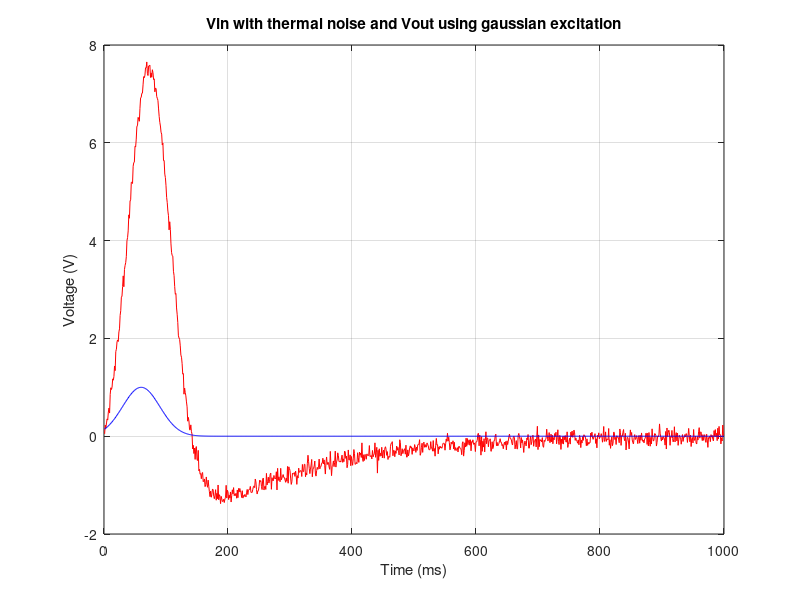
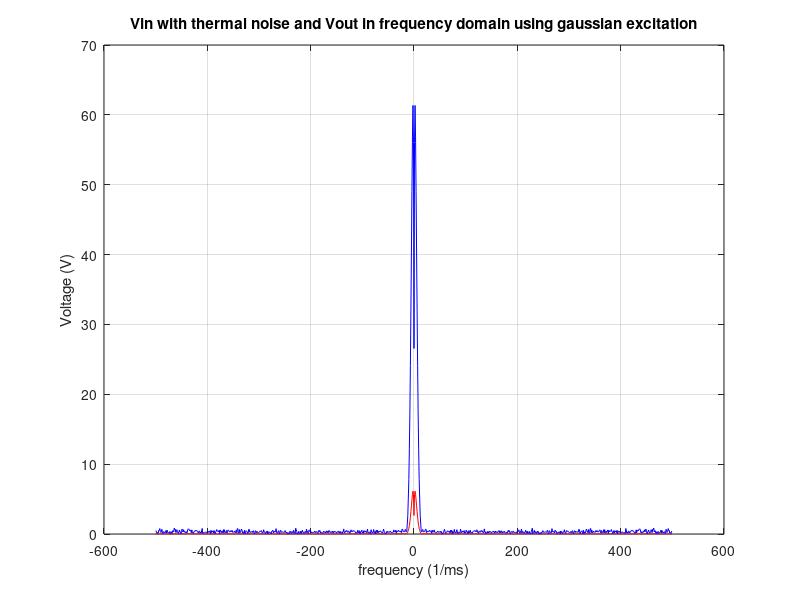
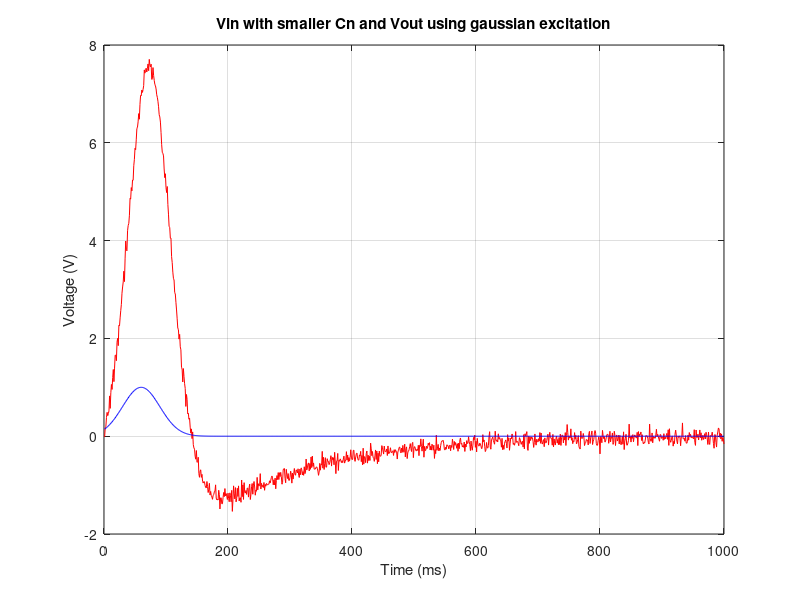
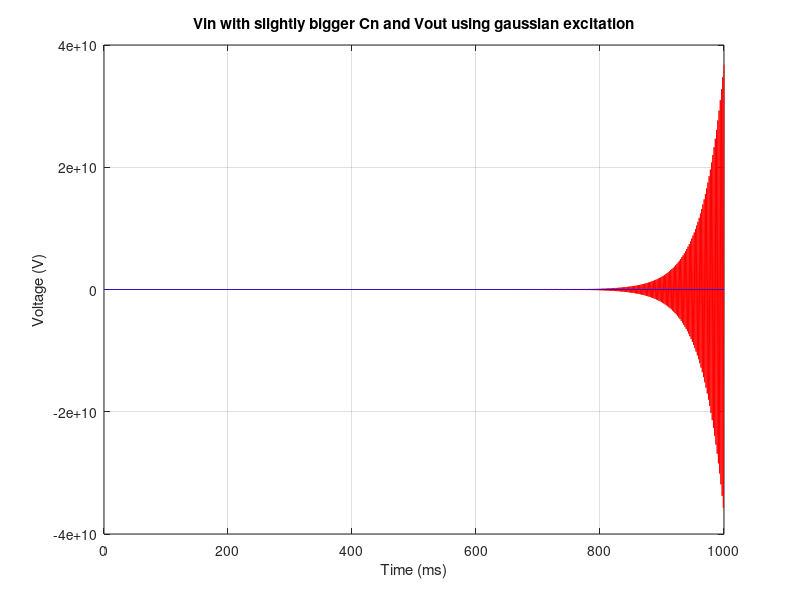

The MATLAB script that drew these images, in order:
%% Part 3
% In part 3, we are adding a current source and a capacitor into the
% circuit and simulate it in order to model thermal noise generated in the resistor R3 and
% bandwidth limit to noise respectively.

% Reset Everything
close all
clear 

% Define Constant
R1 = 1;
G1 = 1/R1;
c = 0.25;
R2 = 2;
G2 = 1/R2;
L = 0.2;
R3 = 10;
G3 = 1/R3;
a = 100;
R4 = 0.1;
G4 = 1/R4;
Ro = 1000;
Go = 1/Ro;
Vin = 1;
cn1 = 1e-5;                 % Default capacitances
cn2 = 1e-12;                % Two new capacitances
cn3 = 5.2e-5;

% Creating Matrices
C1 = [0 0 0 0 0 0 0;
    -c c 0 0 0 0 0;
    0 0 -L 0 0 0 0;
    0 0 0 -cn1 0 0 0;
    0 0 0 0 0 0 0;
    0 0 0 -cn1 0 0 0;
    0 0 0 0 0 0 0;];

C2 = [0 0 0 0 0 0 0;
    -c c 0 0 0 0 0;
    0 0 -L 0 0 0 0;
    0 0 0 -cn2 0 0 0;
    0 0 0 0 0 0 0;
    0 0 0 -cn2 0 0 0;
    0 0 0 0 0 0 0;];

C3 = [0 0 0 0 0 0 0;
    -c c 0 0 0 0 0;
    0 0 -L 0 0 0 0;
    0 0 0 -cn3 0 0 0;
    0 0 0 0 0 0 0;
    0 0 0 -cn3 0 0 0;
    0 0 0 0 0 0 0;];

G = [1 0 0 0 0 0 0;
    -G2 G1+G2 -1 0 0 0 0;
    0 1 0 -1 0 0 0;
    0 0 -1 G3 0 0 0;
    0 0 0 0 -a 1 0;
    0 0 0 G3 -1 0 0;
    0 0 0 0 0 -G4 G4+Go];

F = [Vin;
    0;
    0;
    0;
    0;
    0;
    0;];

Foff = [Vin-Vin;
        0;
        0;
        0;
        0;
        0;
        0;];

ts1 = 1000;              % Default Time step
ts2 = 1.9898e4;          % New Time step

V1 = zeros(7, ts1);
Vstart = zeros(7, 1);
dt1 = 1e-3;
dt2 = 1.9898e-4;

% Circuit with Noise simulation with default time step
% Time domain simulation
V1 = zeros(7, ts1);
Fgauss = zeros(7,1);
for i = 1:ts1
    
    Fgauss(1,1) = exp(-1/2*((i/ts1-0.06)/(0.03))^2);
    Fgauss(4,1) = 0.001*randn();
    Fgauss(7,1) = 0.001*randn();
    if i == 1
        V1(:,i) = (C1./dt1+G)\(Fgauss+C1*Vstart/dt1);
    else
        V1(:,i) = (C1./dt1+G)\(Fgauss+C1*Vpast/dt1);
    end
    Vpast = V1(:, i);
        
end
figure(1)
plot(1:ts1, V1(7,:), 'r')
hold on
plot(1:ts1, V1(1,:), 'b')
title('Vin with thermal noise and Vout using gaussian excitation')
xlabel('Time (ms)')
ylabel('Voltage (V)')
grid on

% Frequency domain simulation
f = (-ts1/2:ts1/2-1);               % Frequency range

fV1 = fft(V1.');
fsV1 = fftshift(fV1);
figure(2)
plot(f, abs(fsV1(:, 1)), 'r')
hold on
plot(f, abs(fsV1(:, 7)), 'b')
title('Vin with thermal noise and Vout in frequency domain using gaussian excitation')
xlabel('frequency (1/ms)')
ylabel('Voltage (V)')
grid on

% Time domain simulation with smaller capacitance than default one
V2 = zeros(7, ts1);
Fgauss = zeros(7,1);
for j = 1:ts1
    
    Fgauss(1,1) = exp(-1/2*((j/ts1-0.06)/(0.03))^2);
    Fgauss(4,1) = 0.001*randn();
    Fgauss(7,1) = 0.001*randn();
    if j == 1
        V2(:,j) = (C2./dt1+G)\(Fgauss+C2*Vstart/dt1);
    else
        V2(:,j) = (C2./dt1+G)\(Fgauss+C2*Vpast/dt1);
    end
    Vpast = V2(:, j);
        
end
figure(3)
plot(1:ts1, V2(7,:), 'r')
hold on
plot(1:ts1, V2(1,:), 'b')
title('Vin with smaller Cn and Vout using gaussian excitation')
xlabel('Time (ms)')
ylabel('Voltage (V)')
grid on

% Time domain simulation with slighter bigger capacitance than default one
V3 = zeros(7, ts1);
Fgauss = zeros(7,1);
for k = 1:ts1
    
    Fgauss(1,1) = exp(-1/2*((k/ts1-0.06)/(0.03))^2);
    Fgauss(4,1) = 0.001*randn();
    Fgauss(7,1) = 0.001*randn();
    if k == 1
        V3(:,k) = (C3./dt1+G)\(Fgauss+C3*Vstart/dt1);
    else
        V3(:,k) = (C3./dt1+G)\(Fgauss+C3*Vpast/dt1);
    end
    Vpast = V3(:, k);
        
end
figure(4)
plot(1:ts1, V3(7,:), 'r')
hold on
plot(1:ts1, V3(1,:), 'b')
title('Vin with slightly bigger Cn and Vout using gaussian excitation')
xlabel('Time (ms)')
ylabel('Voltage (V)')
grid on

%% Discussion
% By increasing the capacitance just slightly, the simulation breaks down
% since the circuit is trapped in a feedback loop but nothing is changed
% when the capacitance is too small.

% Time domain simulation with slight smaller time step than default
V4 = zeros(7, ts2);
Fgauss = zeros(7,1);
for m = 1:ts2
    
    Fgauss(1,1) = exp(-1/2*((m/ts2-0.06)/(0.03))^2);
    Fgauss(4,1) = 0.001*randn();
    Fgauss(7,1) = 0.001*randn();
    if m == 1
        V4(:,m) = (C1./dt2+G)\(Fgauss+C1*Vstart/dt2);
    else
        V4(:,m) = (C1./dt2+G)\(Fgauss+C1*Vpast/dt2);
    end
    Vpast = V4(:, m);
        
end
figure(5)
plot(1:ts2, V4(7,:), 'r')
hold on
plot(1:ts2, V4(1,:), 'b')
title('Vin with thermal noise and Vout with smaller timestep')
xlabel('Time (ps)')
ylabel('Voltage (V)')
grid on

%% Discussion
% By just decreasing the time step just by a little bit, the simulation
% also seems to break down since the circuit seems to be trapped in a
% feedback loop

%% Part 4
% In part 4, we would change the voltage source on the output stage from
% the equation $V = a*I3$ to $V = alpha*I3 + beta*I3^2 + gamma*I3^3$, this
% simple change of equation doesn't mean we can just change the matrices we
% have to fit the new equation. We would have to create new matrices for
% the Jacobian method on simulating the new equation in the circuit. This
% would also mean that new equations are iterate and increase the size of
% the matrices. The beta and gamma can be defined by us, but both of them
% has to very large in order have effect on the simulation since if I3 is
% smaller than 1, the square and the cube of I3 will only make it smaller.
